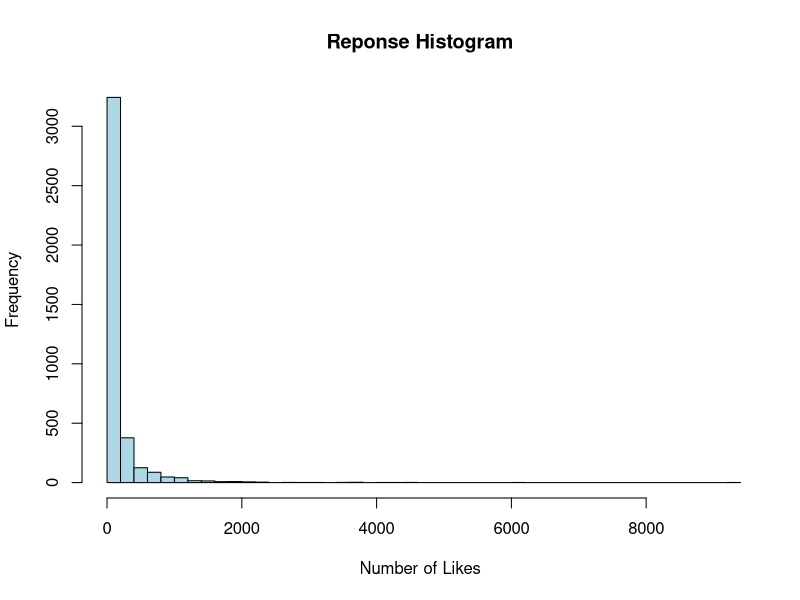
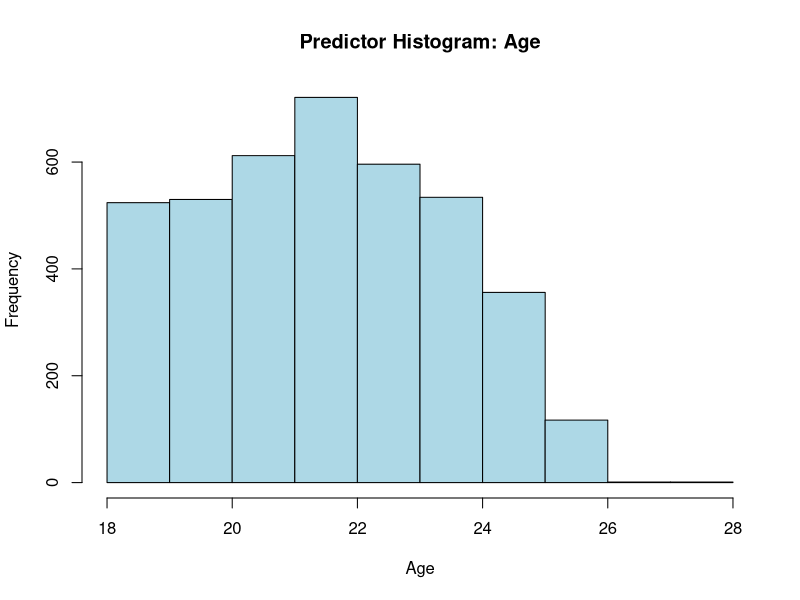
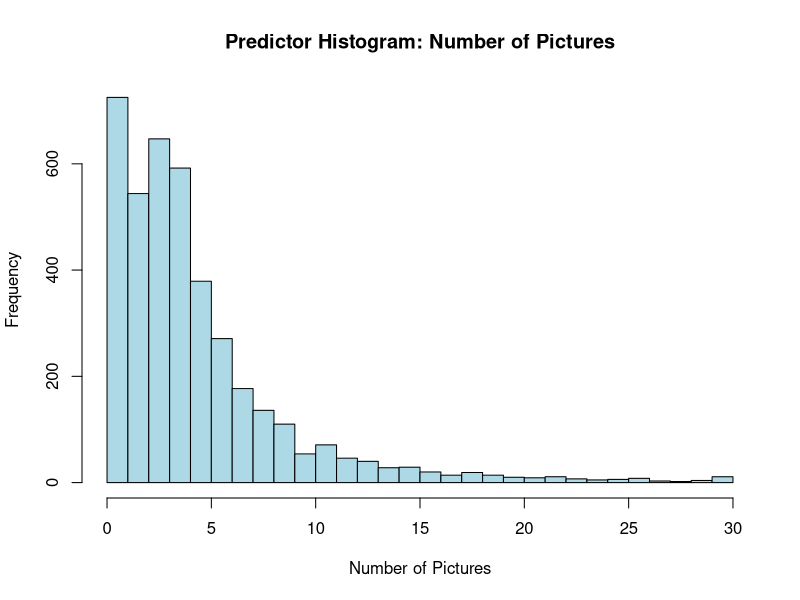
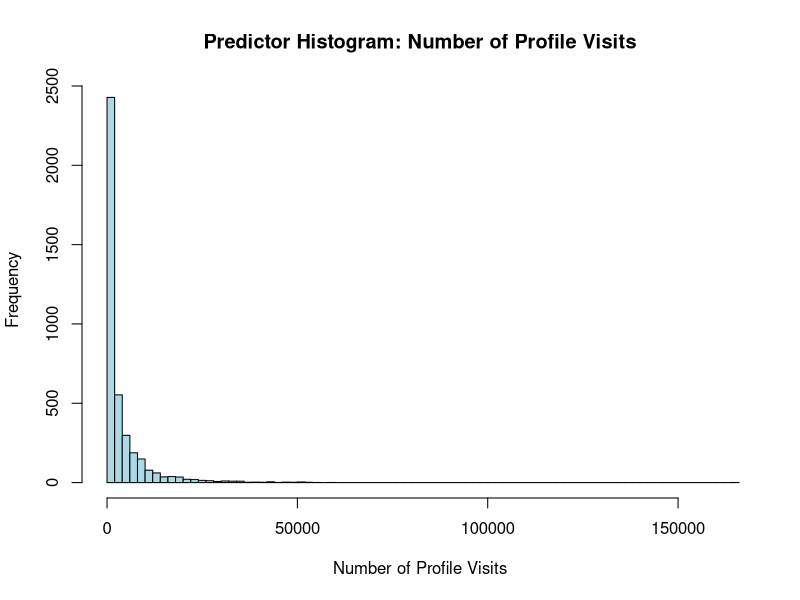
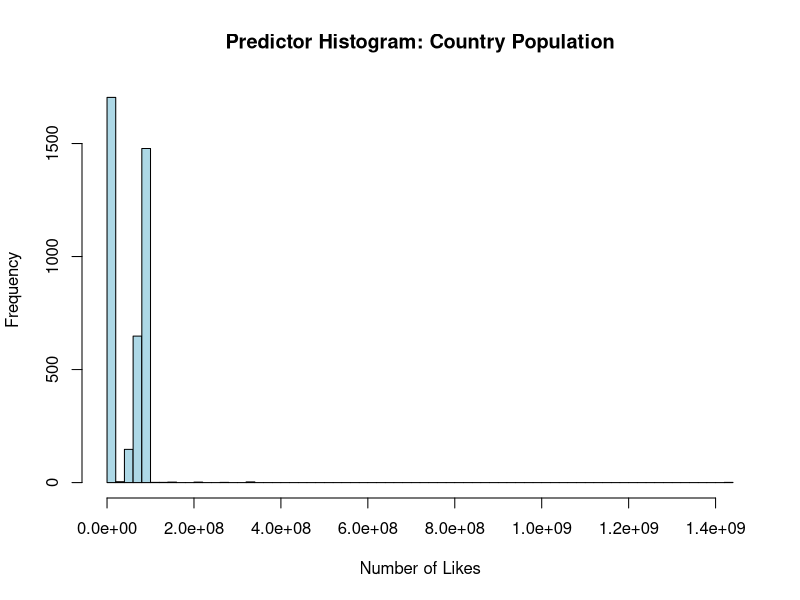
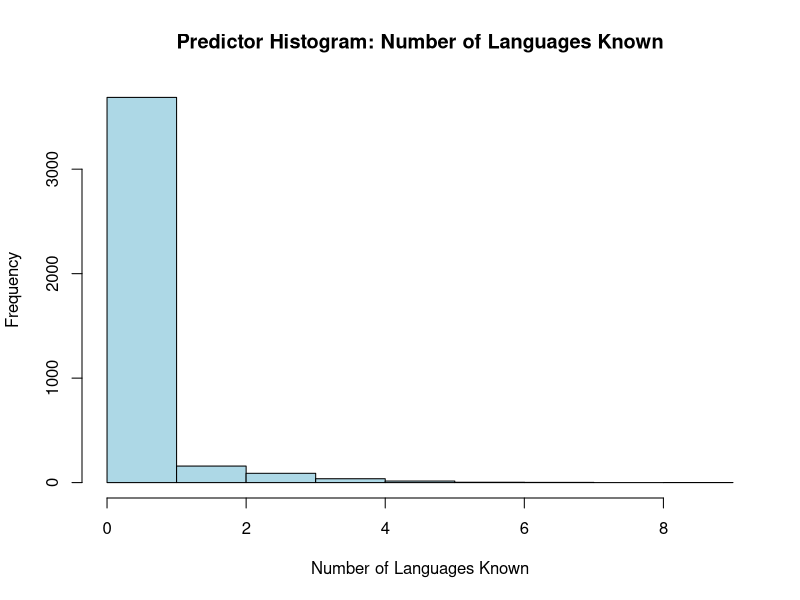
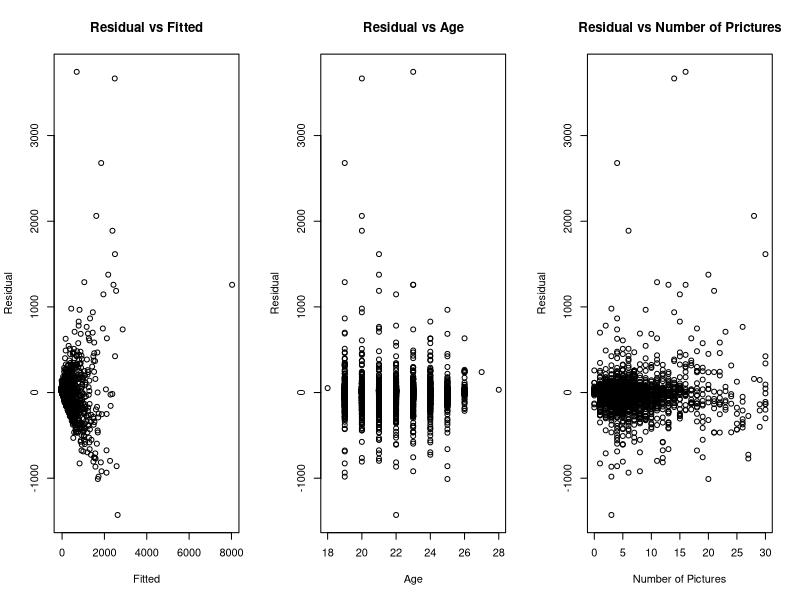
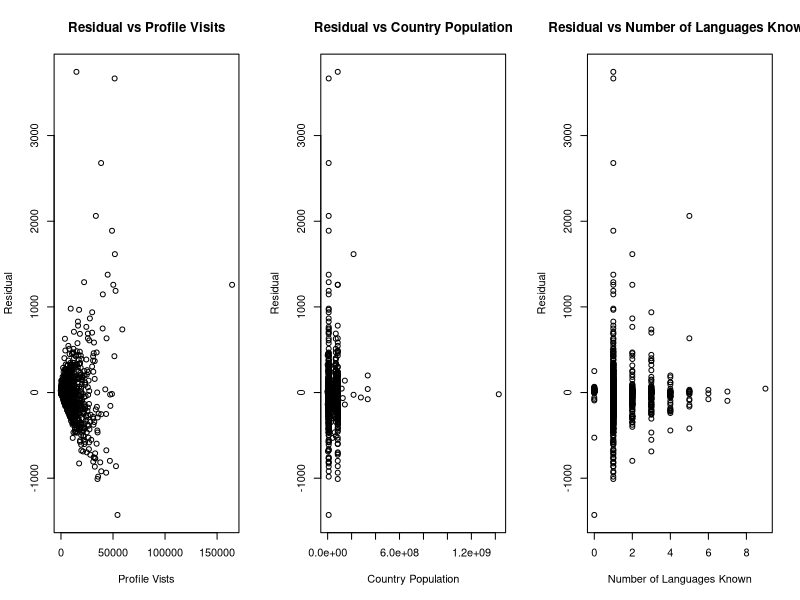

Here is the R script that generated these plots, in order:
## ---- chunk 1
knitr::opts_chunk$set(echo = TRUE)
## ---- chunk 2

#install.packages('tidyverse')
library(tidyverse)

data <- read_csv("dating_data.csv") #Reads original dataset

names(data) <- gsub(" ", "_", names(data)) #Changes Spaces to Underlines: 

## ---- chunk 3

#PART 1: Creates New Variable of the full names of the users country of origin
data <- data %>%
  mutate(country_full = case_when(
    country == "CH" ~ "Switzerland",
    country == "CA" ~ "Canada",
    country == "DE" ~ "Germany",
    country == "FR" ~ "France",
    country == "US" ~ "United States of America",
    country == "AT" ~ "Austria",
    country == "CZ" ~ "Czech Republic",
    country == "JM" ~ "Jamaica",
    country == "SC" ~ "Seychelles",
    country == "LR" ~ "Liberia",
    country == "BA" ~ "Bosnia and Herzegovina",
    country == "IT" ~ "Italy",
    country == "LI" ~ "Liechtenstein",
    country == "ES" ~ "Spain",
    country == "NL" ~ "Netherlands",
    country == "LU" ~ "Luxembourg",
    country == "AU" ~ "Australia",
    country == "BR" ~ "Brazil",
    country == "RU" ~ "Russia",
    country == "ID" ~ "Indonesia",
    country == "TR" ~ "Turkey",
    country == "GB" ~ "United Kingdom",
    country == "BE" ~ "Belgium",
    country == "ET" ~ "Ethiopia",
    country == "HU" ~ "Hungary",
    country == "AR" ~ "Argentina",
    country == "PE" ~ "Peru",
    country == "UA" ~ "Ukraine",
    country == "IN" ~ "India",
    country == "RO" ~ "Romania",
    country == "PH" ~ "Philippines",
    country == "CF" ~ "Central African Republic",
    TRUE ~ NA_character_  #For any unmatched values, set to NA
  ))


#PART 2: Creates New Variable of the population of each country in the dataset
data <- data %>%
  mutate(country_pop = case_when(
    country == "CH" ~ 8849850,
    country == "CA" ~ 40097760,
    country == "DE" ~ 84482270,
    country == "FR" ~ 68170230,
    country == "US" ~ 334914900,
    country == "AT" ~ 9132380,
    country == "CZ" ~ 10873690,
    country == "JM" ~ 2825540,
    country == "SC" ~ 119770,
    country == "LR" ~ 5418380,
    country == "BA" ~ 3210850,
    country == "IT" ~ 58761150,
    country == "LI" ~ 39580,
    country == "ES" ~ 48373340,
    country == "NL" ~ 17879490,
    country == "LU" ~ 668610,
    country == "AU" ~ 26638540,
    country == "BR" ~ 216422450,
    country == "RU" ~ 143826130,
    country == "ID" ~ 277534120,
    country == "TR" ~ 85326000,
    country == "GB" ~ 68350000,
    country == "BE" ~ 11822590,
    country == "ET" ~ 126527060,
    country == "HU" ~ 9589870,
    country == "AR" ~ 46654580,
    country == "PE" ~ 34352720,
    country == "UA" ~ 37000000,
    country == "IN" ~ 1428627660,
    country == "RO" ~ 19056120,
    country == "PH" ~ 117337370,
    country == "CF" ~ 5742310,
    TRUE ~ NA_real_  # For any unmatched values, set to NA
  ))

#Select Relevant Variables
data <- data%>%
  select(counts_kisses, age, counts_pictures, counts_profileVisits, country_pop, lang_count, verified, genderLooking)

## ---- chunk 4

# 1. Response Histogram: counts_kisses
hist(
  data$counts_kisses, 
  breaks = 50, 
  main = "Reponse Histogram", 
  xlim = c(min(data$counts_kisses), max(data$counts_kisses)), 
  xlab = "Number of Likes", 
  col = "lightblue"
  )

# 2. Predictor Histogram: age
hist(
  data$age, 
  breaks = 14, 
  main = "Predictor Histogram: Age", 
  xlim = c(min(data$age), max(data$age)), 
  xlab = "Age", 
  col = "lightblue"
  )

# 3. Predictor Histogram: counts_picture 
hist(
  data$counts_pictures, 
  breaks = 30, 
  main = "Predictor Histogram: Number of Pictures", 
  xlim = c(min(data$counts_pictures), max(data$counts_pictures)), 
  xlab = "Number of Pictures", 
  col = "lightblue"
  )

# 4. Predictor Histogram: counts_profileVisits 
hist(
  data$counts_profileVisits, 
  breaks = 100, 
  main = "Predictor Histogram: Number of Profile Visits", 
  xlim = c(min(data$counts_profileVisits), max(data$counts_profileVisits)), 
  xlab = "Number of Profile Visits", 
  col = "lightblue"
  )

# 5. Predictor Histogram: country_pop 
hist(
  data$country_pop, 
  breaks = 100, 
  main = "Predictor Histogram: Country Population", 
  xlab = "Number of Likes", 
  col = "lightblue"
  )

# 6. Predictor Histogram: lang_count 
hist(
  data$lang_count, 
  breaks = 12, 
  main = "Predictor Histogram: Number of Languages Known", 
  xlim = c(min(data$lang_count), max(data$lang_count)), 
  xlab = "Number of Languages Known", 
  col = "lightblue"
  )

## ---- chunk 5

#Preliminary Regression Model
model <- lm(counts_kisses ~ age + counts_pictures + counts_profileVisits + country_pop + lang_count + verified + genderLooking, data = data)

#PART 1: RESIDUAL PLOTS 
par(mfrow = c(1, 3)) # Environment 1
# 1. Residual vs Fitted plot
x1 = fitted(model)
y1 = resid(model)
plot_model1 <- plot(x = x1, y = y1, xlab = "Fitted", ylab = "Residual", main = "Residual vs Fitted")

# 2. Residual vs Predictor: Age 
plot(y1 ~ data$age, main = "Residual vs Age", 
     xlab = "Age", ylab = "Residual")

# 3. Residual vs Predictor: counts_picture 
plot(y1 ~ data$counts_pictures, main = "Residual vs Number of Prictures", 
     xlab = "Number of Pictures", ylab = "Residual")

par(mfrow = c(1, 1))

par(mfrow = c(1, 3)) # Environment 2
# 4. Residual vs Predictor: counts_profile Visits 
plot(y1 ~ data$counts_profileVisits, main = "Residual vs Profile Visits", 
     xlab = "Profile Vists", ylab = "Residual")

# 5. Residual vs Predictor: country_pop 
plot(y1 ~ data$country_pop, main = "Residual vs Country Population", 
     xlab = "Country Population", ylab = "Residual")

# 6. Residual vs Predictor: lang_count
plot(y1 ~ data$lang_count, main = "Residual vs Number of Languages Known", 
     xlab = "Number of Languages Known", ylab = "Residual")

par(mfrow = c(1, 1))

par(mfrow = c(1, 3)) # Environment 3
# 7. Residual vs Predictor: Verified Status
boxplot(y1 ~ data$verified, main = "Residual vs Status As Verifed", 
        xlab = "Status As Verifed", ylab = "Residual", names = c("Not Verifed", "Verified"))

# 8. Residual vs Predictor: gender Looking
boxplot(y1 ~ data$genderLooking, main = "Residual vs Gender of Interest", 
     xlab = "Gender of Interest", ylab = "Residual", names = c('Female', 'Both', 'Male', 'None'))

# QQ-NORM PLOTS 
qqnorm_model1 <- qqnorm(y1)
qqline(y1)

par(mfrow = c(1, 1))

## ---- chunk 6

# Checking Assumption 1: Response vs Fitted
condition_1 <- plot(x = x1, y = data$counts_kisses, main = "Likes vs Fitted", xlab = "Fitted", ylab = "Likes")
abline(a=0, b=1, lty=2) # 45 degree line

# Checking Assumption 2: Pairwise Scatterplot
condition_2 <- pairs(data[, c("age", "counts_pictures", "counts_profileVisits", "country_pop", "lang_count")])

## ---- chunk 7

install.packages('car')
library(car)

# 1. Remove Non-Strictly Positive Values & Non-Numeric Variables 
new_data <- data%>%
  select(counts_kisses, age, counts_pictures, counts_profileVisits, country_pop, 
         lang_count, verified, genderLooking) %>%
  filter(counts_kisses > 0 & age > 0 & counts_pictures > 0)

# 2. Apply Box Cox Transformation
transformed <- powerTransform(cbind(new_data[,0:5]))
summary(transformed)

# 3. Transforming the Variables
p_counts_kisses <- new_data$counts_kisses^(0.0882)

p_age <- new_data$age

p_counts_pictures <- new_data$counts_pictures

p_counts_profileVisits <- new_data$counts_profileVisits^(0.1184)

p_country_pop <- new_data$country_pop^(0.2539)

# 4. New Model
t_model <- lm(p_counts_kisses ~ p_age + p_counts_pictures + p_counts_profileVisits 
              + p_country_pop + lang_count + verified + genderLooking, data = new_data)

## ---- chunk 8

#Transformed Regression Model
t_model <- lm(p_counts_kisses ~ p_age + p_counts_pictures + p_counts_profileVisits 
              + p_country_pop + lang_count + verified + genderLooking, data = new_data)

#PART 1: RESIDUAL PLOTS 
par(mfrow = c(1, 3)) # Environment 1
# 1. Residual vs Fitted plot
x2 = fitted(t_model)
y2 = resid(t_model)
plot_model1 <- plot(x = x2, y = y2, xlab = "Fitted", ylab = "Residual", main = "Residual vs Fitted")

# 2. Residual vs Predictor: Age 
plot(y2 ~ p_age, main = "Residual vs Age", 
     xlab = "Age", ylab = "Residual")

# 3. Residual vs Predictor: counts_picture 
plot(y2 ~ p_counts_pictures, main = "Residual vs Number of Prictures", 
     xlab = "Number of Pictures", ylab = "Residual")

par(mfrow = c(1, 1))

par(mfrow = c(1, 3)) # Environment 2
# 4. Residual vs Predictor: counts_profileVisits 
plot(y2 ~ p_counts_profileVisits, main = "Residual vs Profile Visits", 
     xlab = "Profile Vists", ylab = "Residual")

# 5. Residual vs Predictor: country_pop 
plot(y2 ~ p_country_pop, main = "Residual vs Country Population", 
     xlab = "Country Population", ylab = "Residual")

# 6. Residual vs Predictor: lang_count
plot(y2 ~ new_data$lang_count, main = "Residual vs Number of Languages Known", 
     xlab = "Number of Languages Known", ylab = "Residual")

par(mfrow = c(1, 1))

par(mfrow = c(1, 3)) # Environment 3
# 7. Residual vs Predictor: genderLooking
boxplot(y2 ~ new_data$genderLooking, main = "Residual vs Gender of Interest", 
     xlab = "Gender of Interest", ylab = "Residual", names = c('Female', 'Both', 'Male', 'None'))

# 8. Residual vs Predictor: Verified Status
boxplot(y2 ~ new_data$verified, main = "Residual vs Status As Verifed", 
        xlab = "Status As Verifed", ylab = "Residual", names = c("Not Verifed", "Verified"))

# QQ-NORM PLOTS 
qqnorm_model1 <- qqnorm(y2)
qqline(y2)

par(mfrow = c(1, 1))

# Correcting Normality in Response: EDA
hist(
  p_counts_kisses, 
  breaks = 50, 
  main = "Reponse Histogram", 
  xlim = c(min(p_counts_kisses), max(p_counts_kisses)), 
  xlab = "Number of Likes", 
  col = "lightblue"
  )

## ---- chunk 9

# Checking Assumption 1: Response vs Fitted
condition_1 <- plot(x = x2, y = p_counts_kisses, main = "Likes vs Fitted", xlab = "Fitted", ylab = "Likes")
abline(a=0, b=1, lty=2) # 45 degree line

# Checking Assumption 2: Pairwise Scatterplot
condition_2 <- pairs(new_data[, c("age", "counts_pictures", "counts_profileVisits", "country_pop", "lang_count")])

## ---- chunk 10

# 1. ANOVA: Overall Significance
# -- Null: No significant Linear Relationship between the set of Predictors 
#          in t_model and p_counts_kisses
# -- Result: Reject the Null at alpha significance level of 0.05 given...
# -- F-statistic:  2608 on 9 and 3712 DF,  p-value: < 2.2e-16
summary(t_model)

# 2. Partial F-Test:
# -- Null: No significant Linear Relationship between the set of Predictors 
#          removed and p_counts_kisses

reduced_model <- lm(p_counts_kisses ~ p_age 
                    + p_counts_pictures 
                    + p_counts_profileVisits 
                    + p_country_pop + lang_count 
                    + genderLooking, data = new_data)

anova(reduced_model, t_model) 
# -- Removed: p_age:                  -> R^2: 0.8630
# -- Removed: p_counts_pictures:      -> R^2: 0.8632
# -- Removed: p_counts_profileVisits: -> R^2: 0.2418
# -- Removed: p_country_pop:          -> R^2: 0.8623
# -- Removed: lang_count:             -> R^2: 0.8633
# -- Removed: verified:               -> R^2: 0.8628
# -- Removed: genderLooking:          -> R^2: 0.8631

# -- Result: Tested removing each predictor and in all reduced models, we 
#            reject the Null Hypothesis. Also the Coefficient of Determination 
#            is maximized at R^2 = 0.8635 with the full model, therefore we 
#            pick the full model: t_model

#3. Check for Multicollinarity: 
# -- Result: No serious Multicollinarity present: All < 5
vif(t_model)

## ---- chunk 11
# 1. Leverage Points:
hii <- hatvalues(t_model)
cutoff_hii <- 2*(length(coef(t_model))/nrow(new_data))

which(hii > cutoff_hii) #Total: 189
## ---- chunk 12
# 2. Outlier Points: 
ri <- rstandard(t_model)

which(ri > 4 | ri < -4) #Total: 1

## ---- chunk 13
# 3. Influence on all fitted values:
di <- cooks.distance(t_model)
cutoff_di <- qf(0.5, 10, 3713)

which(di > cutoff_di) #Total: 0

## ---- chunk 14
# 4. Influence on a points own fitted values:
dffits <-  dffits(t_model)
cutoff_dffits <- 2*sqrt(10/3722)

which(abs(dffits) > cutoff_dffits) #Total: 180

## ---- chunk 15
# 5. Influence on the coefficients:
dfbetas <- dfbetas(t_model)
cutoff_dfbetas <- 2/sqrt(3722)

which(abs(dfbetas[,1]) > cutoff_dfbetas)  #Total: 93
which(abs(dfbetas[,2]) > cutoff_dfbetas)  #Total: 247
which(abs(dfbetas[,3]) > cutoff_dfbetas)  #Total: 197
which(abs(dfbetas[,4]) > cutoff_dfbetas)  #Total: 243
which(abs(dfbetas[,5]) > cutoff_dfbetas)  #Total: 177
which(abs(dfbetas[,6]) > cutoff_dfbetas)  #Total: 139
which(abs(dfbetas[,7]) > cutoff_dfbetas)  #Total: 212
which(abs(dfbetas[,8]) > cutoff_dfbetas)  #Total: 30
which(abs(dfbetas[,9]) > cutoff_dfbetas)  #Total: 16  
which(abs(dfbetas[,10]) > cutoff_dfbetas) #Total: 23
## ---- chunk 16
#TODO:
